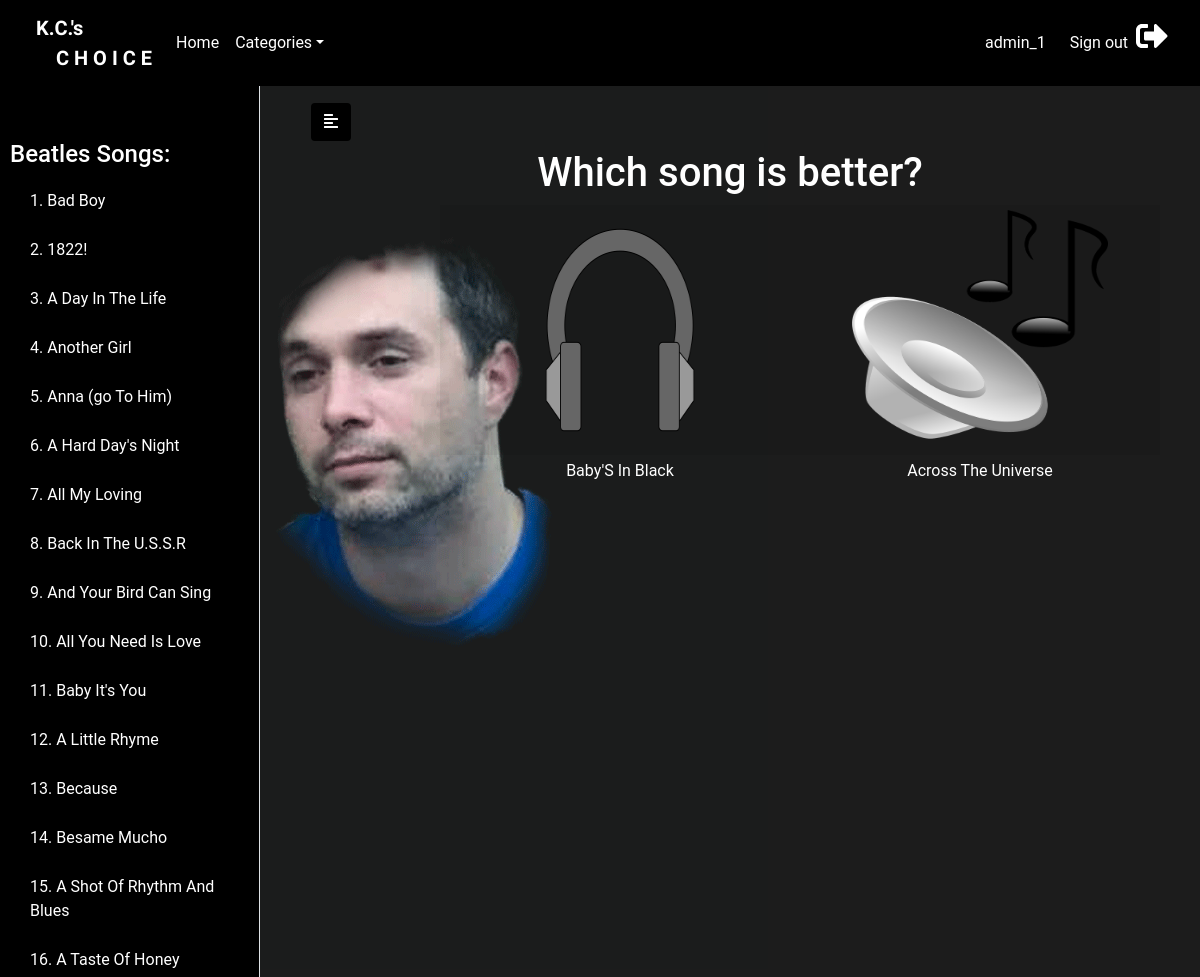
Page /vote (signed in) on the committed database.
### kcs_choice/models.py (models this page shows, shortened)
class RatedItem(models.Model):
    title = models.CharField(max_length=255)
    slug = models.SlugField()
    image = models.ImageField(blank=True)
    itemGroup = models.ForeignKey(ItemGroup, on_delete=models.CASCADE)
    datafield_1 = models.CharField(max_length=255, blank=True)
    datafield_2 = models.CharField(max_length=255, blank=True)
    datafield_3 = models.CharField(max_length=255, blank=True)
    datafield_4 = models.CharField(max_length=255, blank=True)
    datafield_5 = models.CharField(max_length=255, blank=True)

### kcs_choice/views.py (the view)
# urls.py: path('vote', views.vote, name="vote"),
@login_required(login_url='login')
def vote(request, id=None):
    rated_items = RatedItem.objects.all() #Grab all items. Right now thats okay - only beatles in RatedItems. Will need to filter objects in the future
    curr_rating = CurrentRating.objects.get(pk=1) #Grabs the first object in CurrentRating, which is pointer list to beatles ratings. Wlii need to be dynamic in future
    current_rating = set_current_ratings(rated_items, curr_rating)
    arranged_list = arrange_list(rated_items, current_rating)
    compare_random = get_random(current_rating)
    objects_to_compare = get_objects_to_compare(arranged_list, compare_random)
    context = {'rated' : rated_items,
               'current' : current_rating,
               'arranged' : arranged_list,
               'compare' : compare_random,
               'compared_objs' : objects_to_compare}
    return render(request, 'kcs_choice/vote.html', context)

### kcs_choice/views.py (called while the page is built, shortened)
def parse_to_array(csv):
    return_list = csv.split(",")
    return return_list

def set_current_ratings(current_list,current_ratings):
    new_rating = parse_to_array(current_ratings.ratingOrder)
    set_order = []
    if len(new_rating) != len(current_list):
        print('ERROR CAUGHT- List Lenghts Do Not Match')
        for i in range(len(current_list)):
            set_order.append(str(i+1))
        current_ratings.ratingOrder = convert_to_string(set_order)
        current_ratings.save()
        return set_order
    else:
        return new_rating

def arrange_list(the_list, order):
    the_order = []
    initial_list = []
    ordered_list = []
    if len(order) != len(the_list):
        print('ERROR - List Lenghts Do Not Match')
        for i in range(len(the_list)):
            the_order.append(i+1)
    else:
        the_order = order
    for l in the_list:
        initial_list.append(l.title)
    for o in the_order:
        ordered_list.append(initial_list[int(o)-1])
    return ordered_list

def get_random(objs):
    retry = False
    rand_list = []
    count = len(objs)
    rand_num1 = random.randint(1, count-1)
    rand_num2 = random.randint(1, count-1)
    rand_list.append(objs[rand_num1-1])
    rand_list.append(objs[rand_num2-1])
    return rand_list

def get_objects_to_compare(full_list, objs_to_return):
    returned_list = []
    for obj in objs_to_return:
        returned_list.append(full_list[int(obj)-1])
    return returned_list

### kcs_choice/templates/kcs_choice/vote.html (shortened to what this page needs)
{% extends 'kcs_choice/base.html' %}
{% load static %}
{% block content %}
<div class="border-right min-vh-100" id="sidebar" style="background: black;">
    <div class="sidebar-heading" style="padding-top: 25px;"><h4>Beatles Songs:</h4></div>
    <div class="list-group list-group-flush overflow-auto vh-100" >
        {% for item in arranged %}
        <a href="#" class="list-group-item list-group-item-action" style="background: black; color: #fff;">{{ forloop.counter }}. {{ item }}</a>
        {% endfor %}
    </div>
</div>
<div id="content">
    <nav class="navbar navbar-expand-lg">
        <div class="container-fluid">
            <button type="button" id="sidebarCollapse" class="btn">
                <i class="fas fa-align-left"></i>
            </button>
        </div>
    </nav>
    <div class="main main-body">
        <h1 class="vote-heading">Which song is better?</h1>
        <div class="table-responsive">
            <form method="POST" id="compare" action="{% url 'results' %}">
              <table class="table table-striped table-sm">
                <tbody>
                    <tr>
                        <td style="border: none;"><image id="btn-1" class="img-btn" type="image" src="{% static '/img/headphone.png' %}" name="submit1" alt="submit1"/></td>
                        <td style="border: none;"><image id="btn-2" class="img-btn" type="image" src="{% static '/img/speaker.png' %}" name="submit2" alt="submit2"/> </td>
                    </tr>
                    <tr>
                        {% for c in compared_objs %}
                        <td style="border: none;">
                            <label for="submit1" style="color: white;">{{ c.title }}</label>
                        </td>
                        {% endfor %}
                    </tr>
                </tbody>
              </table>
            </form>
        </div>
    </div>
</div>
{% endblock %}

### kcs_choice/templates/kcs_choice/base.html (shortened to what this page needs)
{% load static %}
{% load widget_tweaks %}
<!doctype html>
<html lang="en">
  <head>
   <link href="https://stackpath.bootstrapcdn.com/bootstrap/4.5.2/css/bootstrap.min.css" rel="stylesheet">
    <link rel="stylesheet" href="https://cdnjs.cloudflare.com/ajax/libs/font-awesome/5.15.2/css/all.min.css" />
    <link rel="stylesheet" type="text/css" href="{% static '/css/main.css' %}">
  </head>
  <body>
      <nav class="navbar navbar-expand-md  fixed-top" style="background: black;">
        <a class="navbar-brand" href="#" style="font-family: 'Spartan', sans-serif; background: black; color: #fff; padding-left: 20px; font-weight: 900;">K.C.'s<br /> <span class="logo-span"> &nbsp;&nbsp;&nbsp;&nbsp;C H O I C E</span></a>
        <div class="collapse navbar-collapse" id="navbarsExampleDefault">
          <ul class="navbar-nav mr-auto">
            <li class="nav-item active">
              <a class="nav-link" href="{% url 'home' %}" style="color: #fff;">Home <span class="sr-only">(current)</span></a>
            </li>
            <li class="nav-item dropdown" style="color: #fff;">
              <a class="nav-link dropdown-toggle" href="#" id="dropdown01" data-toggle="dropdown" aria-haspopup="true" aria-expanded="false" style="color: #fff;">Categories</a>
            </li>
          </ul>
          <div class="form-inline my-2 my-lg-0">
            <span class="mr-sm-2" style="background: black; color: #fff;">{{ request.user }}</span>
            <span><a class="nav-link" href="{% url 'logout' %}" style="color: #fff; padding-bottom: 20px;"> Sign out &nbsp;<i class="fas fa-sign-out-alt fa-2x"></i></a></span>
          </div>
        </div>
      </nav>
      <div class="wrapper">
          {% block content %}
          {% endblock %}
      </div>
</body>
</html>

### static/css/main.css (style rules this page uses)
body { font-family: "Roboto", sans-serif; background: url('/static/img/bg1.gif') 80% fixed no-repeat; background-color: #1C1C1C; background-position: 10% 50%; }
.btn { background-color: black; color: #fff; }
.table { width: 80%; margin-left:10rem; text-align: center; }
.table>:not(caption)>*>* { border-bottom-width: 0px; }
#btn-1 { background-image: url('static/img/headphone.png'); }
.img-btn { width: 16em; height: 15em; }
.vote-heading { color: #fff; text-align: center; }
.wrapper { padding-top: 75px; display: flex; text-decoration: none; transition: all 0.3s; }
#sidebar { overflow: scroll; -webkit-overflow-scrolling: touch; padding-top: 40px; padding-left: 10px; min-width: 260px; max-width: 260px; background: black; color:#fff; transition: all 0.3s; }
#content { width: 100%; padding: 20px; min-height: 100vh; transition: all 0.3s; }

### rows in the picture
RatedItem: arranged "Bad Boy"
RatedItem: arranged "1822!"
RatedItem: arranged "A Day In The Life"
RatedItem: arranged "Another Girl"
RatedItem: arranged "Anna (go To Him)"
RatedItem: arranged "A Hard Day's Night"
RatedItem: arranged "All My Loving"
RatedItem: arranged "Back In The U.S.S.R"
RatedItem: arranged "And Your Bird Can Sing"
RatedItem: arranged "All You Need Is Love"
RatedItem: arranged "Baby It's You"
RatedItem: arranged "A Little Rhyme"
RatedItem: arranged "Because"
RatedItem: arranged "Besame Mucho"
RatedItem: arranged "A Shot Of Rhythm And Blues"
RatedItem: arranged "A Taste Of Honey"
RatedItem: title "Baby'S In Black"
RatedItem: title "Across The Universe"

### other values in the picture
{{ request.user }} "admin_1"
